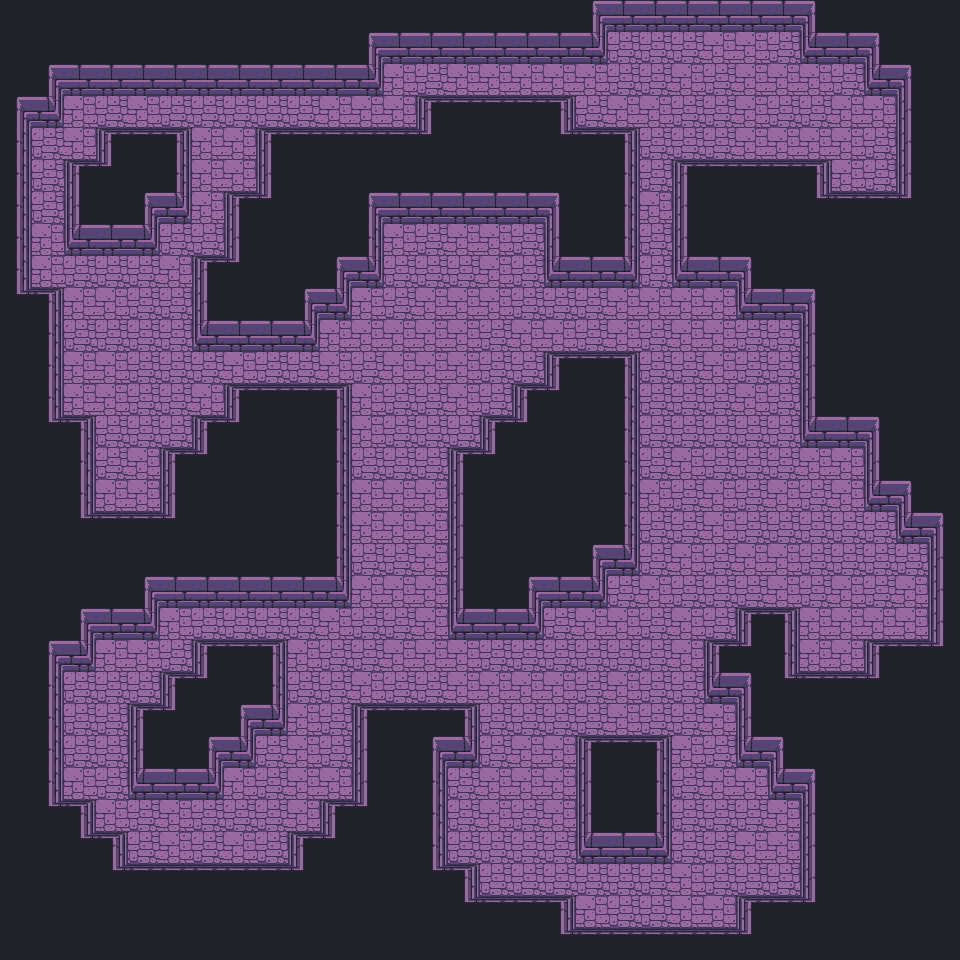

This is a level from a 2D game, rendered from its Tiled map with the project's own tilesets. A one-line summary and the complete map file follow:
An orthogonal 30x30 tile map with 32x32 px tiles, 1 tile layer (Dungeon).

<map version="1.0" tiledversion="1.0.2" orientation="orthogonal" renderorder="left-down" width="30" height="30" tilewidth="32" tileheight="32" nextobjectid="1">
 <tileset firstgid="1" source="DungeonPurple.tsx" />
 <layer name="Dungeon" width="30" height="30">
  <data encoding="csv">
5,5,5,5,5,5,5,5,5,5,5,5,5,5,5,5,5,5,10,8,8,8,8,8,8,11,5,5,5,5,
5,5,5,5,5,5,5,5,5,5,5,10,8,8,8,8,8,8,9,12,12,12,15,15,12,7,8,11,5,5,
5,10,8,8,8,8,8,8,8,8,8,9,15,12,15,15,15,15,15,12,12,15,12,15,15,15,12,7,11,5,
10,9,15,12,15,12,12,12,12,12,15,15,15,1,2,2,2,3,12,15,15,12,12,15,12,12,15,15,4,5,
6,12,15,1,2,3,15,15,1,2,2,2,2,14,5,5,5,13,2,3,12,12,12,15,15,15,15,12,4,5,
6,12,1,14,5,6,15,15,4,5,5,5,5,5,5,5,5,5,5,6,12,1,2,2,2,3,15,12,4,5,
6,12,4,5,10,9,15,1,14,5,5,10,8,8,8,8,8,11,5,6,15,4,5,5,5,13,2,2,14,5,
6,15,7,8,9,12,12,4,5,5,5,6,15,12,15,15,12,4,5,6,12,4,5,5,5,5,5,5,5,5,
6,15,12,12,12,15,1,14,5,5,10,9,12,12,12,15,12,7,8,9,12,7,8,11,5,5,5,5,5,5,
13,3,15,15,12,12,4,5,5,10,9,15,12,15,15,15,12,12,12,15,15,15,15,7,8,11,5,5,5,5,
5,6,12,12,12,12,7,8,8,9,15,15,15,15,15,12,15,15,12,15,12,15,15,12,12,4,5,5,5,5,
5,6,15,15,12,12,12,15,12,12,15,12,15,15,15,12,12,1,2,3,12,12,15,12,12,4,5,5,5,5,
5,6,15,15,12,12,15,1,2,2,3,15,12,12,15,12,1,14,5,6,12,12,12,15,12,4,5,5,5,5,
5,13,3,12,12,12,1,14,5,5,6,15,12,12,12,1,14,5,5,6,12,12,12,12,12,7,8,11,5,5,
5,5,6,12,15,1,14,5,5,5,6,12,12,12,1,14,5,5,5,6,12,15,12,12,12,15,15,4,5,5,
5,5,6,15,15,4,5,5,5,5,6,15,15,15,4,5,5,5,5,6,15,12,15,12,15,12,15,7,11,5,
5,5,13,2,2,14,5,5,5,5,6,15,15,15,4,5,5,5,5,6,12,12,15,12,12,12,12,12,7,11,
5,5,5,5,5,5,5,5,5,5,6,12,12,15,4,5,5,5,10,9,12,15,12,15,15,12,12,12,12,4,
5,5,5,5,10,8,8,8,8,8,9,15,15,15,4,5,10,8,9,12,15,12,12,12,15,12,15,12,15,4,
5,5,10,8,9,15,12,12,12,12,15,12,12,15,7,8,9,12,15,15,12,15,12,1,3,15,15,15,15,4,
5,10,9,15,15,12,1,2,3,15,12,12,15,15,15,12,12,12,12,12,12,15,1,14,6,15,15,1,2,14,
5,6,12,12,12,1,14,5,6,12,12,15,12,12,15,15,15,15,12,15,12,12,7,11,13,2,2,14,5,5,
5,6,12,12,1,14,5,10,9,15,12,1,2,2,3,12,12,12,12,15,12,12,15,4,5,5,5,5,5,5,
5,6,12,12,4,5,10,9,12,15,12,4,5,10,9,12,15,15,1,2,3,15,12,7,11,5,5,5,5,5,
5,6,15,12,7,8,9,15,12,15,15,4,5,6,12,15,15,15,4,5,6,12,15,15,7,11,5,5,5,5,
5,13,3,15,12,15,12,12,12,15,1,14,5,6,12,15,12,15,4,5,6,12,12,12,15,4,5,5,5,5,
5,5,13,3,12,15,12,15,12,1,14,5,5,6,12,12,12,12,7,8,9,12,12,15,15,4,5,5,5,5,
5,5,5,13,2,2,2,2,2,14,5,5,5,13,3,12,12,12,12,12,12,15,12,12,12,4,5,5,5,5,
5,5,5,5,5,5,5,5,5,5,5,5,5,5,13,2,2,3,15,12,12,15,15,1,2,14,5,5,5,5,
5,5,5,5,5,5,5,5,5,5,5,5,5,5,5,5,5,13,2,2,2,2,2,14,5,5,5,5,5,5
</data>
 </layer>
</map>